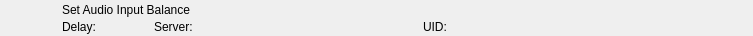
<?xml version="1.0" encoding="UTF-8"?>
<ui version="4.0">
 <class>RundownAtemAudioInputBalanceWidget</class>
 <widget class="QWidget" name="RundownAtemAudioInputBalanceWidget">
  <property name="geometry">
   <rect>
    <x>0</x>
    <y>0</y>
    <width>753</width>
    <height>36</height>
   </rect>
  </property>
  <layout class="QHBoxLayout" name="horizontalLayout">
   <property name="spacing">
    <number>0</number>
   </property>
   <property name="margin">
    <number>0</number>
   </property>
   <item>
    <widget class="QFrame" name="frameItem">
     <property name="sizePolicy">
      <sizepolicy hsizetype="Preferred" vsizetype="Fixed">
       <horstretch>0</horstretch>
       <verstretch>0</verstretch>
      </sizepolicy>
     </property>
     <property name="minimumSize">
      <size>
       <width>0</width>
       <height>36</height>
      </size>
     </property>
     <widget class="QLabel" name="labelIcon">
      <property name="geometry">
       <rect>
        <x>22</x>
        <y>2</y>
        <width>32</width>
        <height>32</height>
       </rect>
      </property>
      <property name="text">
       <string/>
      </property>
      <property name="pixmap">
       <pixmap resource="../../Widgets.qrc">:/Graphics/Images/Atem/AudioInputBalence.png</pixmap>
      </property>
      <property name="scaledContents">
       <bool>true</bool>
      </property>
     </widget>
     <widget class="QLabel" name="labelLabel">
      <property name="geometry">
       <rect>
        <x>62</x>
        <y>2</y>
        <width>561</width>
        <height>16</height>
       </rect>
      </property>
      <property name="text">
       <string>Set Audio Input Balance</string>
      </property>
     </widget>
     <widget class="QLabel" name="labelColor">
      <property name="geometry">
       <rect>
        <x>0</x>
        <y>0</y>
        <width>18</width>
        <height>36</height>
       </rect>
      </property>
      <property name="text">
       <string/>
      </property>
     </widget>
     <widget class="QLabel" name="labelGroupColor">
      <property name="geometry">
       <rect>
        <x>0</x>
        <y>0</y>
        <width>6</width>
        <height>36</height>
       </rect>
      </property>
      <property name="text">
       <string/>
      </property>
     </widget>
     <widget class="QLabel" name="labelDevice">
      <property name="geometry">
       <rect>
        <x>154</x>
        <y>19</y>
        <width>260</width>
        <height>16</height>
       </rect>
      </property>
      <property name="text">
       <string>Server:</string>
      </property>
     </widget>
     <widget class="QLabel" name="labelDelay">
      <property name="geometry">
       <rect>
        <x>62</x>
        <y>19</y>
        <width>83</width>
        <height>16</height>
       </rect>
      </property>
      <property name="text">
       <string>Delay:</string>
      </property>
     </widget>
     <widget class="QLabel" name="labelRemoteTriggerId">
      <property name="geometry">
       <rect>
        <x>423</x>
        <y>19</y>
        <width>111</width>
        <height>16</height>
       </rect>
      </property>
      <property name="text">
       <string>UID:</string>
      </property>
     </widget>
    </widget>
   </item>
   <item>
    <widget class="QFrame" name="frameStatus">
     <property name="minimumSize">
      <size>
       <width>77</width>
       <height>0</height>
      </size>
     </property>
     <property name="maximumSize">
      <size>
       <width>77</width>
       <height>16777215</height>
      </size>
     </property>
     <widget class="QLabel" name="labelGpiConnected">
      <property name="geometry">
       <rect>
        <x>1</x>
        <y>2</y>
        <width>32</width>
        <height>32</height>
       </rect>
      </property>
      <property name="minimumSize">
       <size>
        <width>32</width>
        <height>32</height>
       </size>
      </property>
      <property name="maximumSize">
       <size>
        <width>32</width>
        <height>32</height>
       </size>
      </property>
      <property name="lineWidth">
       <number>0</number>
      </property>
      <property name="text">
       <string/>
      </property>
      <property name="pixmap">
       <pixmap resource="../../Widgets.qrc">:/Graphics/Images/GpiConnected.png</pixmap>
      </property>
      <property name="scaledContents">
       <bool>true</bool>
      </property>
     </widget>
     <widget class="QLabel" name="labelDisconnected">
      <property name="geometry">
       <rect>
        <x>32</x>
        <y>2</y>
        <width>32</width>
        <height>32</height>
       </rect>
      </property>
      <property name="minimumSize">
       <size>
        <width>32</width>
        <height>32</height>
       </size>
      </property>
      <property name="maximumSize">
       <size>
        <width>32</width>
        <height>32</height>
       </size>
      </property>
      <property name="text">
       <string/>
      </property>
      <property name="pixmap">
       <pixmap resource="../../Widgets.qrc">:/Graphics/Images/Disconnected.png</pixmap>
      </property>
      <property name="scaledContents">
       <bool>true</bool>
      </property>
     </widget>
     <widget class="QLabel" name="labelActiveColor">
      <property name="geometry">
       <rect>
        <x>69</x>
        <y>0</y>
        <width>8</width>
        <height>36</height>
       </rect>
      </property>
      <property name="minimumSize">
       <size>
        <width>8</width>
        <height>36</height>
       </size>
      </property>
      <property name="maximumSize">
       <size>
        <width>8</width>
        <height>36</height>
       </size>
      </property>
      <property name="text">
       <string/>
      </property>
     </widget>
    </widget>
   </item>
  </layout>
 </widget>
 <resources>
  <include location="../../Widgets.qrc"/>
 </resources>
 <connections/>
 <slots>
  <slot>addToCombo()</slot>
 </slots>
</ui>
